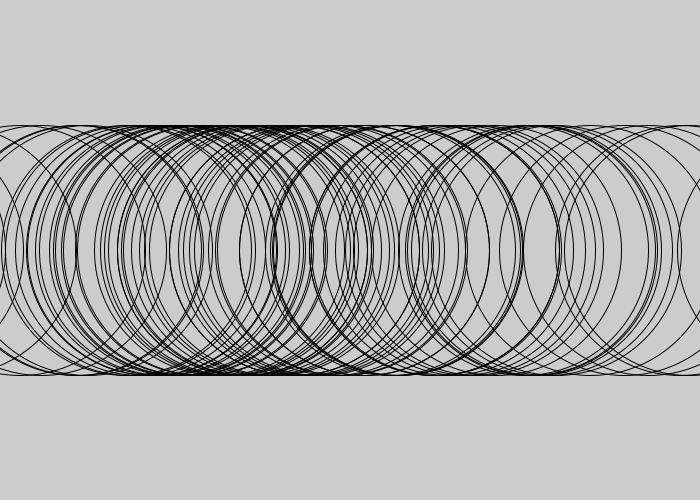
Frame 1 (no input)
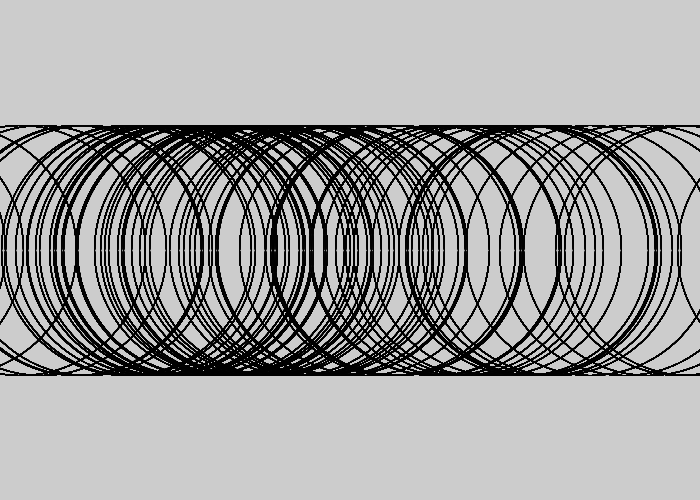
Frame 60 (the mouse pressed at the canvas centre just before this capture)
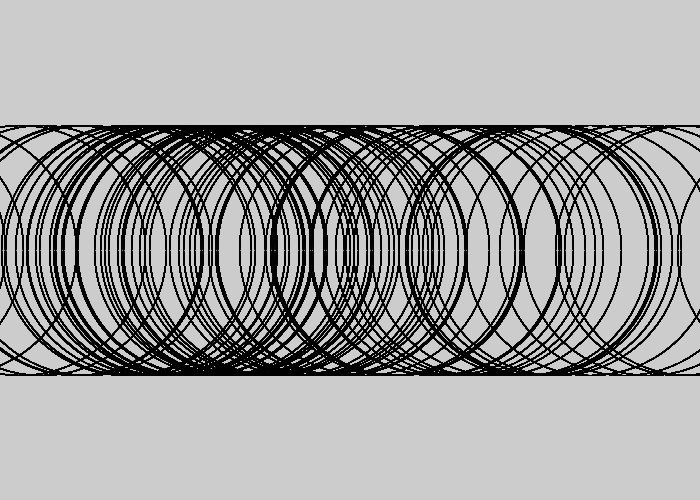
Frame 120 (the mouse held since frame 60 and released just before this capture)

The Processing sketch that drew these frames (run headless with seeded random() and noise(); from frame 60 on, the mouse is pressed at the canvas centre):

// Processing sketch: amazing_rings
// ── amazing_rings.pde

  /*** Go to the recipe to run the demonstration before starting this program ***/

void setup() {
  /* Set the size of your sketch to be a rectangle like in the recipe demonstration */
  size(700, 500);
  /* Call the noFill() command so all the ellipses will be transparent */
  noFill();
}

void draw() {
  int x = 120;
  int speed = 10;
        /* Use a for loop to make the first set of rings that will start in the left half of the window
        (you can use the code from your Bullseye program).*/          
  for (int i = 0; i < 500; i++) {
    x = x + speed;
    ellipse(x, 250, 250, 250);
        /*Make this set of rings move across the sketch to the right 
        Hint: make two variables, one for x and another for the speed. 
        Then increase x by the amount in speed */
    speed = speed + i;
        /*When the rings reach the right side of the sketch, reverse the direction so they move
        Hint: speed = -speed */
  if (x > 570) {
    speed = -speed;
  } else if (x < 130) {
    speed = -speed;
  } else if ((x > 570) && (x < 130)) {
    speed = speed - 496;
  }
         
        /*When the rings reach the left side of the sketch, reverse the direction again */
        
  }
 //CHALLENGE - to finish the Amazing Rings 
 
        /*Add another for loop to draw the second set of rings that will start in the right half of the window */
        
        
        /*Make this set of rings move in the opposite direction to the other rings 
        These rings must also "bounce" off the sides of the window.*/
        
}
